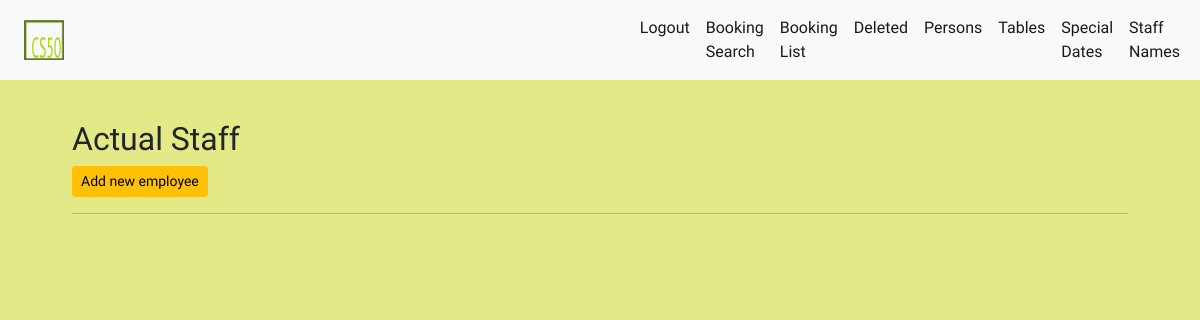
Before: /staff (signed in) with the older database file.
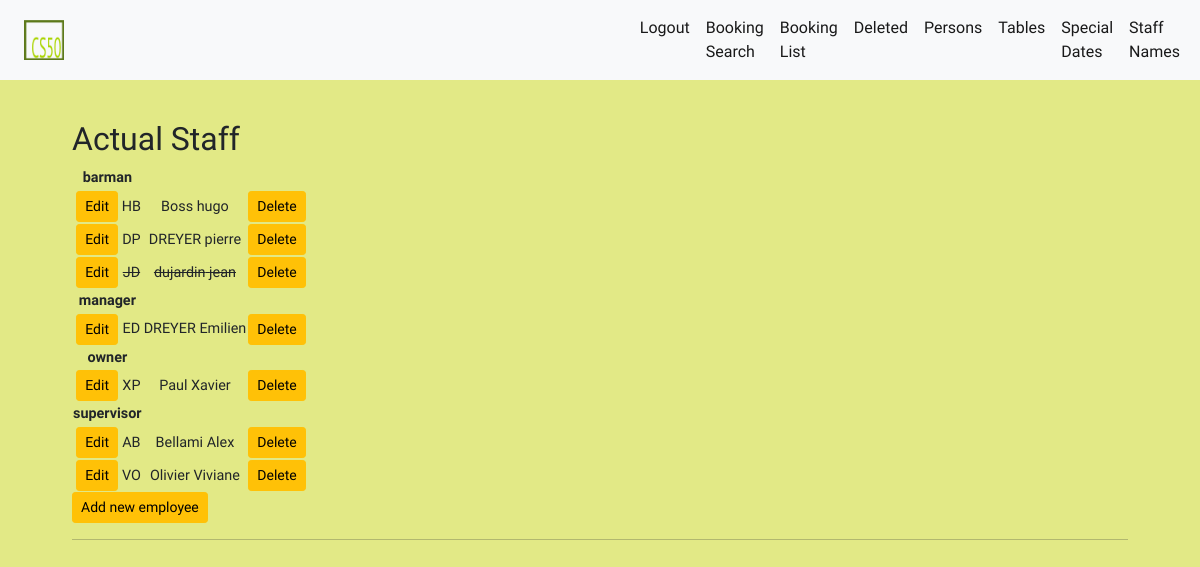
After: the same page with the newer database file.
### booking/models.py (models this page shows)
class Staff(models.Model):
    is_active = models.BooleanField(default=True)
    first_name = models.CharField(max_length=20)
    last_name = models.CharField(max_length=20)
    short_name = models.CharField(max_length=5)
    position = models.CharField(
        max_length=15,
        choices=POSITION_CHOICES,
        blank=True
    )

### booking/views.py (the view)
# urls.py: path('staff', views.staff, name="staff"),
def staff(request):
    if request.method == "POST":
        if "staff_id" in request.POST:
            old_staff = Staff.objects.get(pk=request.POST['staff_id'])
            new_staff = StaffForm(request.POST, instance=old_staff)
        else:
            new_staff = StaffForm(request.POST)
        if new_staff.is_valid():
            new_staff.save()
            return HttpResponseRedirect(reverse('staff'))
        else:
            return HttpResponse('Something gone wrong with the submited staff', status=403)
    else:
        return render(request, "booking/index.html", {
            "staff_tab": True,
            "staffs": Staff.objects.all().order_by('position', 'last_name'),
            "staff_form": StaffForm()
        })

### booking/templates/booking/index.html (shortened to what this page needs)
{% extends "booking/layout.html" %}
{% load static %}
{% block body %}
    {% if user.is_authenticated %}
        {% if  user.groups.all.0.name == "manager" %}
            {% if staff_tab %}
                {% include "booking/staff.html" %}
            {% endif %}
        {% endif %}
    {% endif %}
{% endblock %}

### booking/templates/booking/layout.html (shortened to what this page needs)
{% load static %}
<!doctype html>
<html lang="en">
  <head>
    <link href="https://cdn.jsdelivr.net/npm/bootstrap@5.0.0-beta3/dist/css/bootstrap.min.css" rel="stylesheet">
    <link href="{% static 'booking/styles.css' %}" rel="stylesheet">
  </head>
  <body>
    <nav class="navbar navbar-expand-lg sticky-top navbar-light bg-light">
        <div class="container-fluid">
            <div class="container">
                <a class="navbar-brand" href="#">
                    <img src="{% static 'booking/icon.png' %}" alt="restaurant logo" class="logo">
                </a>
            </div>
            <div class="collapse navbar-collapse" id="navbarTogglerDemo02">
                <ul class="navbar-nav me-auto mb-2 mb-lg-0">
                    {% if user.is_authenticated %}
                        <li class="nav-item">
                            <a class="nav-link active" aria-current="page" href="{% url 'logout' %}">Logout</a>
                        </li>
                        <li class="nav-item">
                            <a class="nav-link active" aria-current="page" href="{% url 'booking_search' %}" id="nav-home">Booking Search</a>
                        </li>
                        <li class="nav-item">
                            <a class="nav-link active" aria-current="page" href="{% url 'booking_list' %}" id="nav-home">Booking List</a>
                        </li>
                        <li class="nav-item">
                            <a class="nav-link active" aria-current="page" href="{% url 'deleted' %}" id="nav-deleted">Deleted</a>
                        </li>
                        <li class="nav-item">
                            <a class="nav-link active" aria-current="page" href="{% url 'person' %}" id="nav-person">Persons</a>
                        {% if  user.groups.all.0.name == "manager" %}
                            <li class="nav-item">
                                <a class="nav-link active" aria-current="page" href="{% url 'table' %}" id="nav-table">Tables</a>
                            </li>
                            <li class="nav-item">
                                <a class="nav-link active" aria-current="page" href="{% url 'date_special' %}" id="nav-date_special">Special Dates</a>
                            </li>
                            <li class="nav-item">
                                <a class="nav-link active" aria-current="page" href="{% url 'staff' %}" id="nav-staff">Staff Names</a>
                        {% endif %}
                    {% endif %}
                    </ul>
                </div>
        </div>
    </nav>
    {% block body %}
    {% endblock %}
  </body>
</html>

### booking/templates/booking/staff.html (shortened to what this page needs)
{% load static %}
<section id="staff">
    <div class="container">
        <div id="existing-staff">
            <h2>Actual Staff</h2>
            <table data-staff_data="{{ staff_data }}">
                {% regroup staffs by get_position_display as position_list %}
                {% for position,staffs_by_position in position_list %}
                    <tr><th colspan="3">{{ position }}</th><td></td><td></td></tr>
                    {% for staff in staffs_by_position %}
                        <tr data-staff_id="{{ staff.id }}" data-staff_is_active="{{ staff.is_active }}" data-staff_position="{{ staff.position }}"
                        {% if staff.is_active is not True %}
                        class="non-active"
                        {% endif %}>
                            <th></th>
                            <td><button type="button" class="btn btn-sm btn-warning edit-staff" data-bs-toggle="modal" data-bs-target="#edit_section">Edit</button></td>
                            <td class="staff_short_name">{{ staff.short_name }}</td>
                            <td><span class="staff_last_name">{{ staff.last_name }}</span> <span class="staff_first_name">{{ staff.first_name }}</span></td>
                            <td><button type="button" class="btn btn-sm btn-warning delete-staff" data-bs-toggle="modal" data-bs-target="#delete_confirmation">Delete</button></td>
                        </tr>
                    {% endfor %}
                {% endfor %}
            </table>
            <button type="button" class="btn btn-sm btn-warning add-staff" data-bs-toggle="modal" data-bs-target="#create_section">Add new employee</button>
        </div>
        <hr>
    </div>
</section>

### booking/static/booking/styles.css (style rules this page uses)
* { box-sizing: border-box; }
body { background-color: #E2E986; font-family: 'Amatic SC', cursive; }
:root { font-size: 16px; --navbar-height: 2.5rem; }
section { padding-top: var(--navbar-height); }
.container { width: 90%; }
.navbar img { height: 5vh; }
table { font-size: 0.90rem; text-align: center; }
.non-active { text-decoration-line: line-through; }

Changed rows visible on the page:
added Staff: position "barman", short_name "HB", last_name "Boss", first_name "hugo"
added Staff: short_name "DP", last_name "DREYER", first_name "pierre", shown under "barman"
added Staff: short_name "JD", last_name "dujardin", first_name "jean", is_active False (drawn), shown under "barman"
added Staff: position "manager", short_name "ED", last_name "DREYER", first_name "Emilien"
added Staff: position "owner", short_name "XP", last_name "Paul", first_name "Xavier"
added Staff: position "supervisor", short_name "AB", last_name "Bellami", first_name "Alex"
added Staff: short_name "VO", last_name "Olivier", first_name "Viviane", shown under "supervisor"
